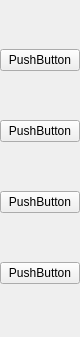
<?xml version="1.0" encoding="UTF-8"?>
<ui version="4.0">
 <class>SlideWidget</class>
 <widget class="QWidget" name="SlideWidget">
  <property name="geometry">
   <rect>
    <x>0</x>
    <y>0</y>
    <width>75</width>
    <height>337</height>
   </rect>
  </property>
  <property name="windowTitle">
   <string>Form</string>
  </property>
  <property name="windowOpacity">
   <double>0.700000000000000</double>
  </property>
  <property name="autoFillBackground">
   <bool>true</bool>
  </property>
  <property name="styleSheet">
   <string notr="true"/>
  </property>
  <layout class="QVBoxLayout" name="verticalLayout">
   <property name="spacing">
    <number>0</number>
   </property>
   <property name="margin">
    <number>0</number>
   </property>
   <item>
    <widget class="QPushButton" name="pushButton_4">
     <property name="text">
      <string>PushButton</string>
     </property>
    </widget>
   </item>
   <item>
    <widget class="QPushButton" name="pushButton_3">
     <property name="text">
      <string>PushButton</string>
     </property>
    </widget>
   </item>
   <item>
    <widget class="QPushButton" name="pushButton_2">
     <property name="text">
      <string>PushButton</string>
     </property>
    </widget>
   </item>
   <item>
    <widget class="QPushButton" name="pushButton">
     <property name="text">
      <string>PushButton</string>
     </property>
    </widget>
   </item>
  </layout>
 </widget>
 <resources/>
 <connections/>
</ui>
